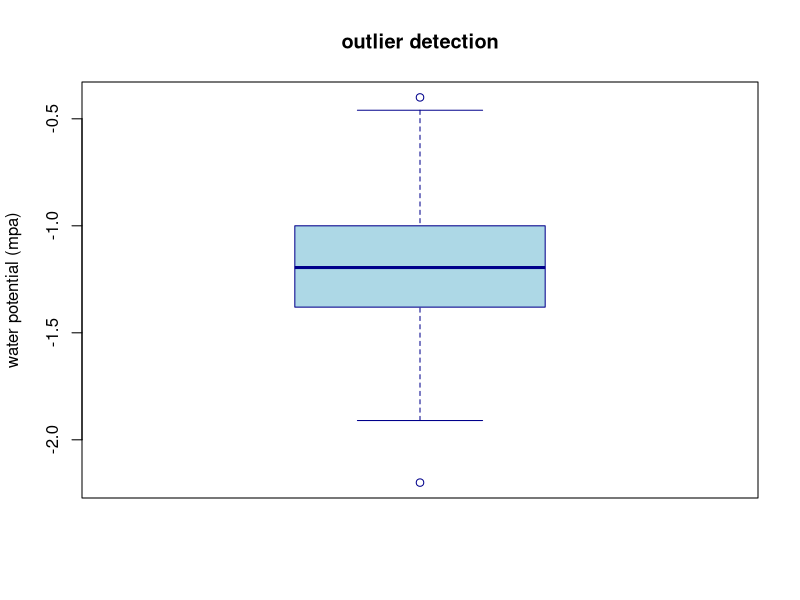
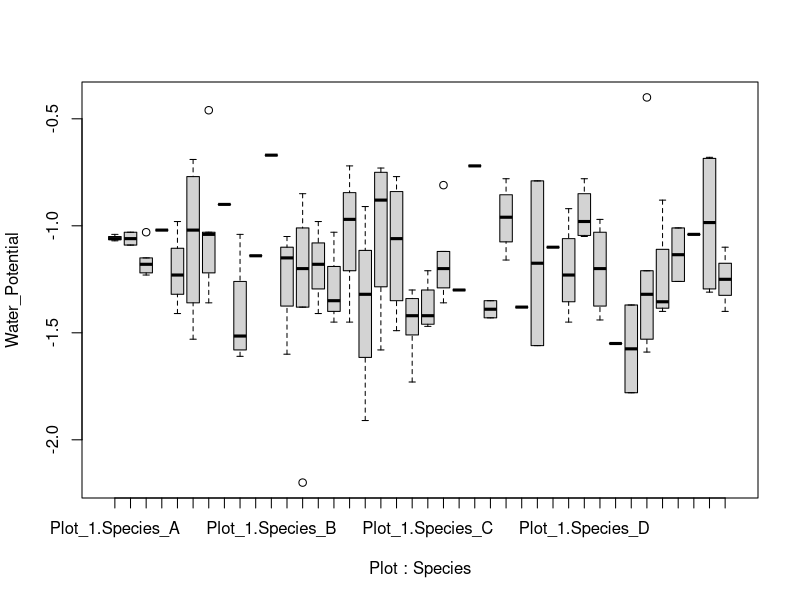
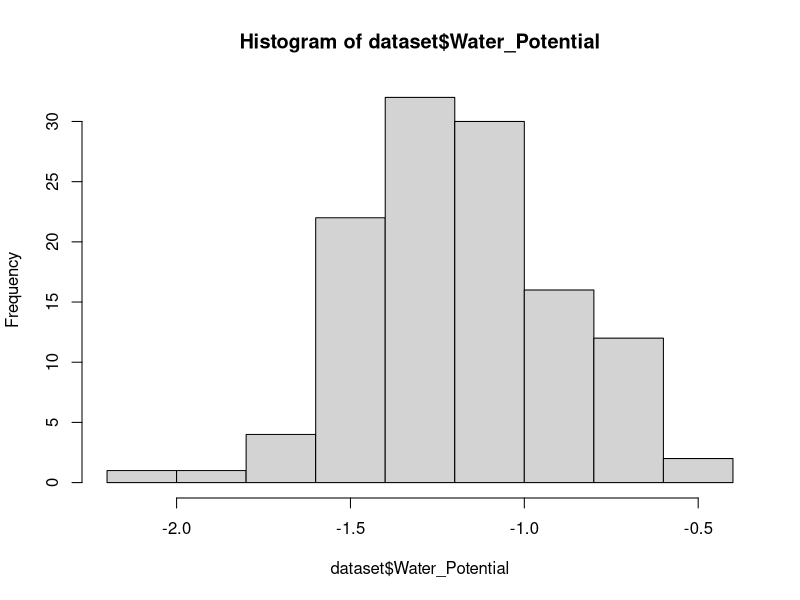
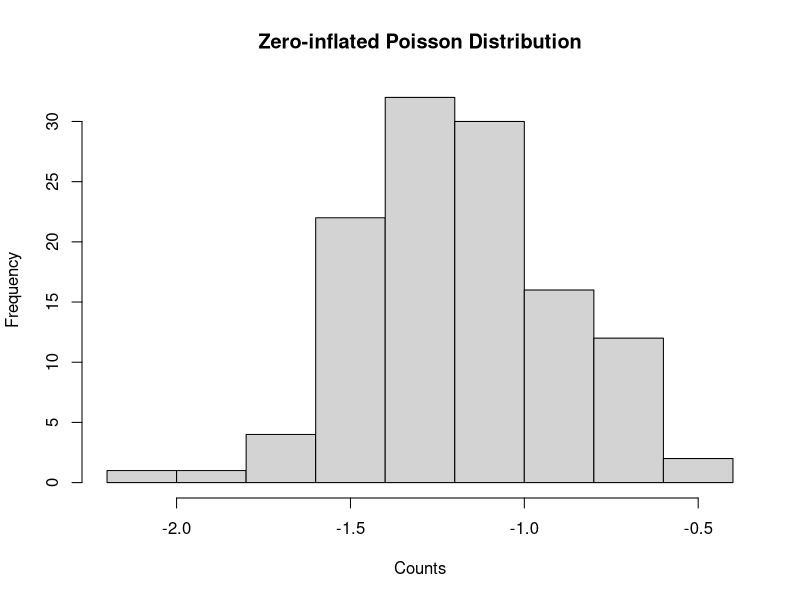
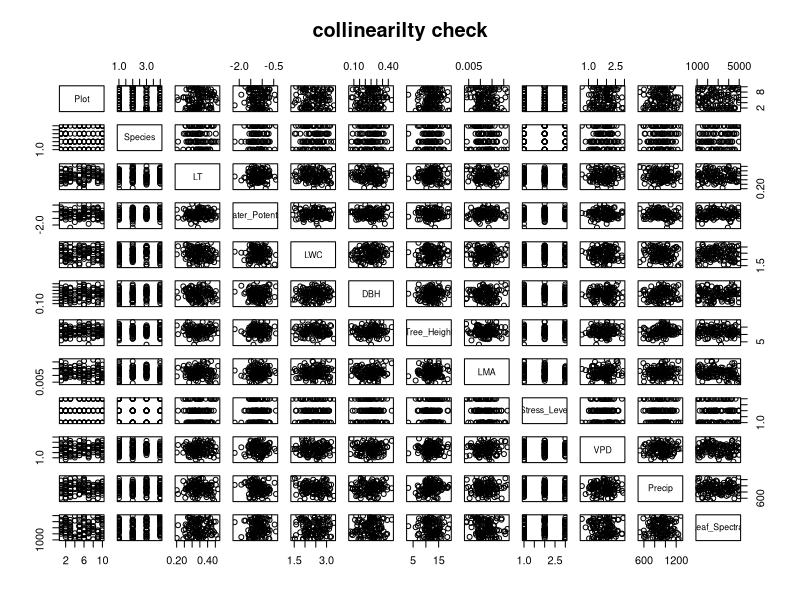
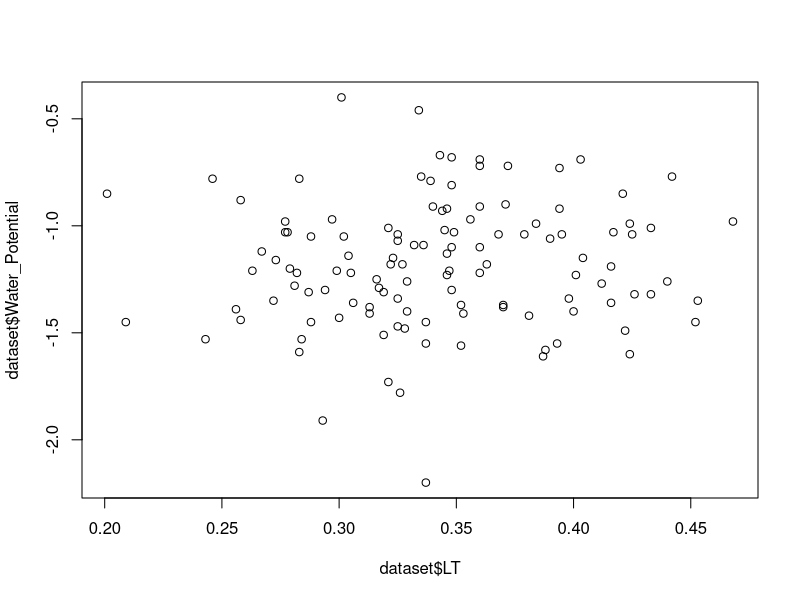
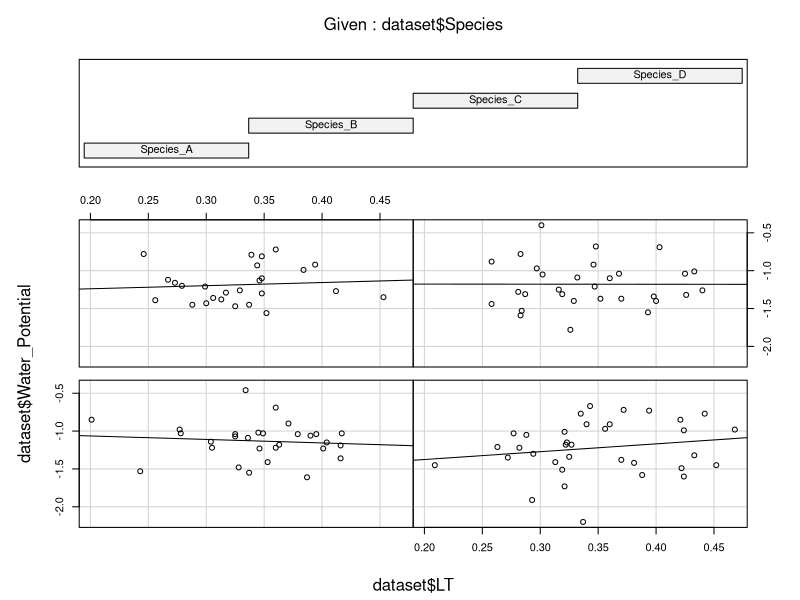
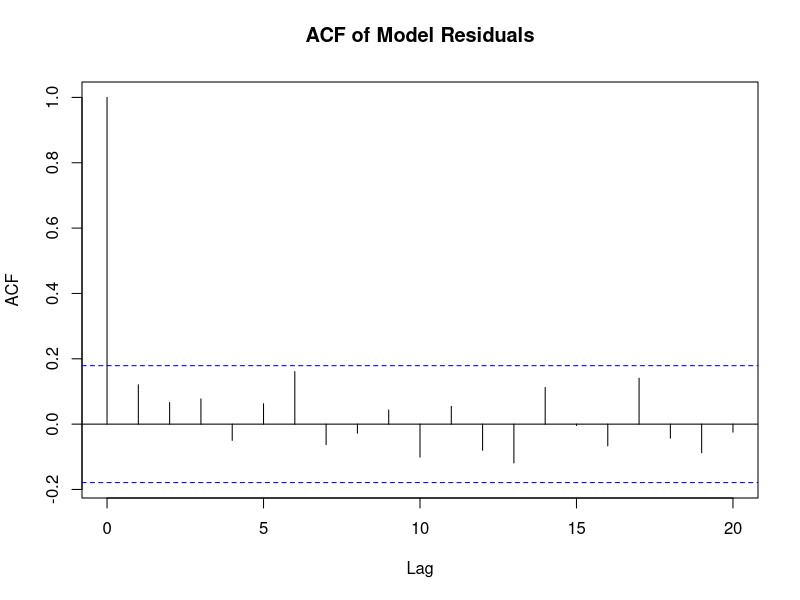

R code for these plots, in order:
## ---- chunk 1
# Load libraries
library(tidyverse)
library(GGally)

## ---- chunk 2
set.seed(42)  # reproducibility

##length of dataframe
n <- 120

##puesdo dataset
dataset <- data.frame(
  Plot = sample(paste0("Plot_", 1:10), n, replace = TRUE),
  Species = sample(c("Species_A", "Species_B", "Species_C", "Species_D"), n, replace = TRUE),
  LT = round(rnorm(n, mean = 0.35, sd = 0.05), 3),         # mm
  Water_Potential = round(rnorm(n, mean = -1.2, sd = 0.3), 2),  # MPa
  LWC = round(rnorm(n, mean = 2.5, sd = 0.4), 2),          # g
  DBH = round(rnorm(n, mean = 0.25, sd = 0.07), 2),        # m
  Tree_Height = round(rnorm(n, mean = 12, sd = 3), 1),     # m
  LMA = round(rnorm(n, mean = 0.012, sd = 0.003), 4),      # m2/g
  Stress_Level = sample(1:3, n, replace = TRUE, prob = c(0.4, 0.35, 0.25)),  # Ordinal
  VPD = round(rnorm(n, mean = 1.8, sd = 0.5), 2),          # kPa
  Precip = round(rnorm(n, mean = 900, sd = 150), 0),       # mm
  Leaf_Spectral = sample(1000:5000, n, replace = TRUE)     # discrete reflectance values
)

head(dataset)

## ---- chunk 3

##get the summary of the dataset
summary(dataset)
#distribution of nominal variables
table(dataset$Species)
table(dataset$Plot)
#get the variance of all my variables
sapply(dataset, var, na.rm = TRUE) 
#95% quantitle for all numeric variables
sapply(dataset[sapply(dataset, is.numeric)], quantile, probs = c(0.95), na.rm = TRUE)


## ---- chunk 4
# The Data Exploration Using Zuur’s 8-Step Protocol

##check for outliers
boxplot(dataset$Water_Potential,
        main = "outlier detection",
        ylab = "water potential (mpa)",
        xlab = "",
        col = "lightblue",
        border = "darkblue")

#Do we have homogeneity of variance?
boxplot(Water_Potential ~ Plot:Species, data = dataset)

#Are the data normally distributed?
hist(dataset$Water_Potential)

#Are there lots of zeros in the data?
hist(dataset$Water_Potential, main = "Zero-inflated Poisson Distribution", xlab = "Counts")

#Collinearity X?
plot(dataset, main = "collinearilty check")

#Relationships Y & X
plot(data=dataset, dataset$Water_Potential~dataset$LT)
M.loess <- lm(dataset$Water_Potential~dataset$LT)
Fit <- fitted(M.loess)
head(Fit)

#Interactions
coplot(dataset$Water_Potential~dataset$LT | dataset$Species,
        panel = function(x, y, ...) {
         tmp <- lm(y ~ x, na.action = na.omit)
         abline(tmp)
         points(x, y) })
#Are observations of the response variable independent?
#Check for autocorrelation in residuals if data are time-ordered
acf(dataset$Water_Potential, main = "ACF of Model Residuals")


# Missing data check
colSums(is.na(dataset))
##plot zero data
# Example: simulate zero-inflated count data
hist(dataset$Water_Potential, main = "Zero-inflated Distribution for our response variable", xlab = "Counts")

#scatter plot of response variable (water potential) and one of the explanatory variables (LT)
plot(x = dataset$LT, y = dataset$Water_Potential, main = "scatter plot")


# Histograms
ggplot(dataset, aes(x = DBH)) + geom_histogram(binwidth = 0.05, fill = "skyblue")

# Boxplots
ggplot(dataset, aes(x = Species, y = LT, fill = Species)) + geom_boxplot()

# Outlier check
boxplot(dataset$Precip, main="Precipitation Outliers")

# Relationship example
ggplot(dataset, aes(x = Precip, y = Stress_Level, color = Species)) + 
  geom_jitter(width=0.2, height=0.1) + theme_minimal()

